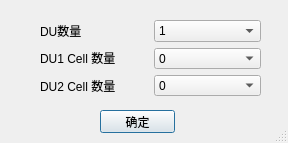
<?xml version="1.0" encoding="UTF-8"?>
<ui version="4.0">
 <class>Dialog_cellnum</class>
 <widget class="QDialog" name="Dialog_cellnum">
  <property name="geometry">
   <rect>
    <x>0</x>
    <y>0</y>
    <width>288</width>
    <height>143</height>
   </rect>
  </property>
  <property name="windowTitle">
   <string>Dialog</string>
  </property>
  <property name="sizeGripEnabled">
   <bool>true</bool>
  </property>
  <widget class="QPushButton" name="pushButton_cellnum">
   <property name="geometry">
    <rect>
     <x>100</x>
     <y>110</y>
     <width>75</width>
     <height>23</height>
    </rect>
   </property>
   <property name="text">
    <string>确定</string>
   </property>
  </widget>
  <widget class="QWidget" name="layoutWidget">
   <property name="geometry">
    <rect>
     <x>40</x>
     <y>20</y>
     <width>221</width>
     <height>76</height>
    </rect>
   </property>
   <layout class="QGridLayout" name="gridLayout">
    <item row="0" column="0">
     <layout class="QVBoxLayout" name="verticalLayout">
      <item>
       <widget class="QLabel" name="label">
        <property name="text">
         <string>DU数量</string>
        </property>
       </widget>
      </item>
      <item>
       <widget class="QLabel" name="label_2">
        <property name="text">
         <string>DU1 Cell 数量</string>
        </property>
       </widget>
      </item>
      <item>
       <widget class="QLabel" name="label_3">
        <property name="text">
         <string>DU2 Cell 数量</string>
        </property>
       </widget>
      </item>
     </layout>
    </item>
    <item row="0" column="1">
     <layout class="QVBoxLayout" name="verticalLayout_2">
      <item>
       <widget class="QComboBox" name="comboBox_dunum">
        <item>
         <property name="text">
          <string>1</string>
         </property>
        </item>
        <item>
         <property name="text">
          <string>2</string>
         </property>
        </item>
       </widget>
      </item>
      <item>
       <widget class="QComboBox" name="comboBox_cell1num">
        <item>
         <property name="text">
          <string>0</string>
         </property>
        </item>
        <item>
         <property name="text">
          <string>1</string>
         </property>
        </item>
        <item>
         <property name="text">
          <string>2</string>
         </property>
        </item>
        <item>
         <property name="text">
          <string>3</string>
         </property>
        </item>
        <item>
         <property name="text">
          <string>4</string>
         </property>
        </item>
        <item>
         <property name="text">
          <string>5</string>
         </property>
        </item>
        <item>
         <property name="text">
          <string>6</string>
         </property>
        </item>
       </widget>
      </item>
      <item>
       <widget class="QComboBox" name="comboBox_cell2num">
        <item>
         <property name="text">
          <string>0</string>
         </property>
        </item>
        <item>
         <property name="text">
          <string>1</string>
         </property>
        </item>
        <item>
         <property name="text">
          <string>2</string>
         </property>
        </item>
        <item>
         <property name="text">
          <string>3</string>
         </property>
        </item>
        <item>
         <property name="text">
          <string>4</string>
         </property>
        </item>
        <item>
         <property name="text">
          <string>5</string>
         </property>
        </item>
        <item>
         <property name="text">
          <string>6</string>
         </property>
        </item>
       </widget>
      </item>
     </layout>
    </item>
   </layout>
  </widget>
 </widget>
 <resources/>
 <connections/>
</ui>
